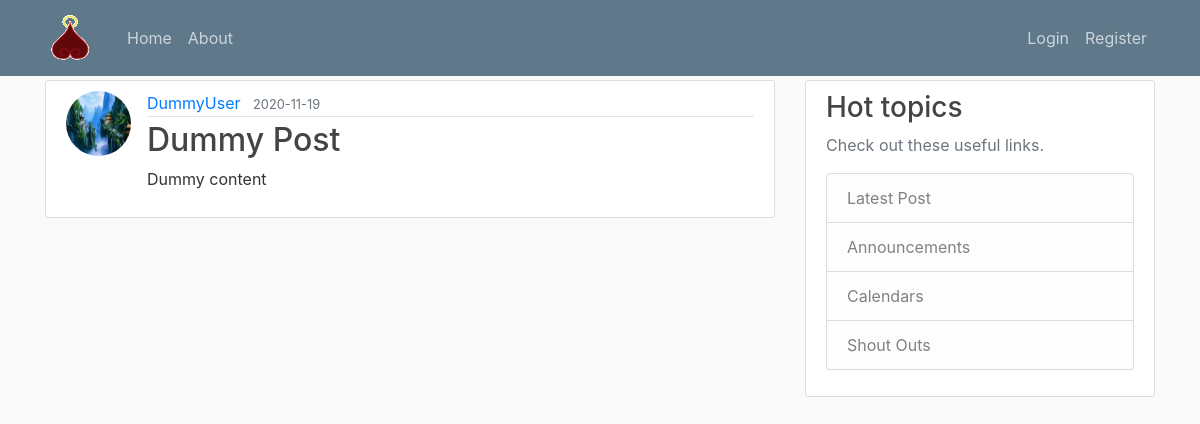
/post/1, run on the app's committed database.
### app/models.py (models this page shows, shortened)
class User(db.Model, UserMixin):
    id = db.Column(db.Integer, primary_key=True)
    username = db.Column(db.String(100), unique=True, nullable=False)
    email = db.Column(db.String(100), unique=True, nullable=False)
    image_file = db.Column(
        db.String(20),
        unique=False,
        nullable=False,
        default='default.png'
    )
    password = db.Column(db.String(60), nullable=False)
    posts = db.relationship('Post', backref='author', lazy=True)

class Post(db.Model):
    id = db.Column('id', db.Integer, primary_key=True)
    title = db.Column(db.String(100), nullable=False)
    date_posted = db.Column(db.DateTime, nullable=False, default=datetime.utcnow)
    content = db.Column(db.Text, nullable=False)
    user_id = db.Column(db.Integer, db.ForeignKey('user.id'), nullable=False)

### app/posts/routes.py (the view)
@posts.route('/post/<int:post_id>')
@cache.memoize(timeout=60)
def post(post_id):
    user_post = Post.query.get_or_404(post_id)
    return render_template('post.html', title=user_post.title, post=user_post)

### app/templates/post.html (shortened to what this page needs)
{% extends 'layout.html' %}
{% block content %}
    <article class="media content-section">
        <img class="rounded-circle article-img"
             src="{{ url_for('static', filename='profile_pics/' + post.author.image_file) }}">
        <div class="media-body">
            <div class="article-metadata">
                <a class="mr-2"
                   href="{{ url_for('users.user_posts', username=post.author.username) }}">{{ post.author.username }}</a>
                <small class="text-muted">{{ post.date_posted.strftime('%Y-%m-%d') }}</small>
            </div>
            <h2 class="article-title">{{ post.title }}</h2>
            <p class="article-content">{{ post.content }}</p>
        </div>
    </article>
{% endblock %}

### app/static/main.css (style rules this page uses)
body { background: #fafafa; color: #333333; margin-top: 5rem; }
h1, h2, h3, h4, h5, h6 { color: #444444; }
.content-section { background: #ffffff; padding: 10px 20px; border: 1px solid #dddddd; border-radius: 3px; margin-bottom: 20px; }
.article-title { color: #444444; }
.article-content { white-space: pre-line; }
.article-img { height: 65px; width: 65px; margin-right: 16px; }
.article-metadata { padding-bottom: 1px; margin-bottom: 4px; border-bottom: 1px solid #e3e3e3 }

### data on the page
User: image_file (picture), author.username "DummyUser"
Post: date_posted "2020-11-19", title "Dummy Post", content "Dummy content"
